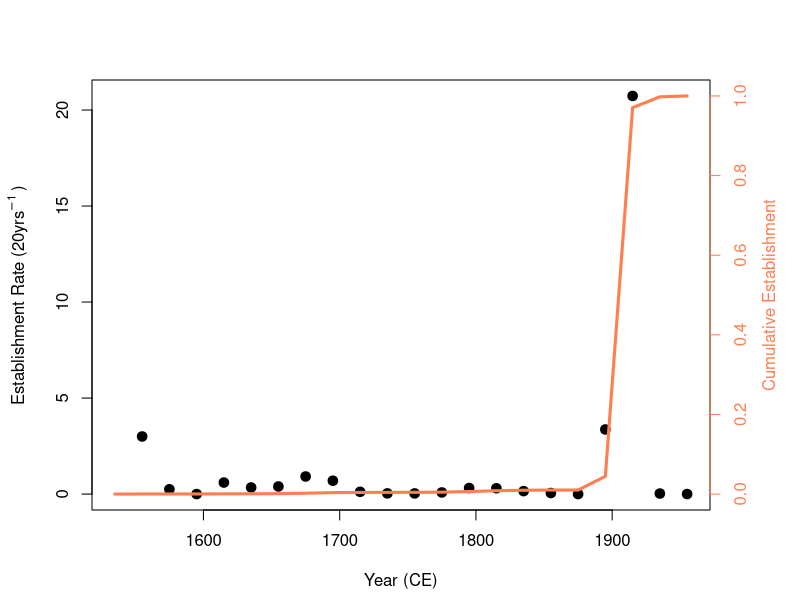

This figure's R source:
MastData<-read.csv('Mastetal1999.csv')



MastData$N<-cumsum(MastData$B)
years<-rev(seq(1975,1555,by=-20))
N<-MastData$N[match(years,MastData$Year)]/max(MastData$N)

Brate<-c(NA,exp(diff(log(N))))-1


par(mar = c(4.5,4.6,4,4.5))

plot(years-20,Brate, pch=19, lwd=3,ylab=expression("Establishment Rate (20yrs"^-1~")"), xlab="Year (CE)")
par(new=T)
plot(years-20,N, type='l',col='coral',lwd=3,axes = FALSE, bty = "n", xlab = "", ylab = "")
axis(side=4, col.axis="coral" ,col="coral" )
mtext(expression("Cumulative Establishment"),side=4,col="coral",line=2.5,cex=1) 
